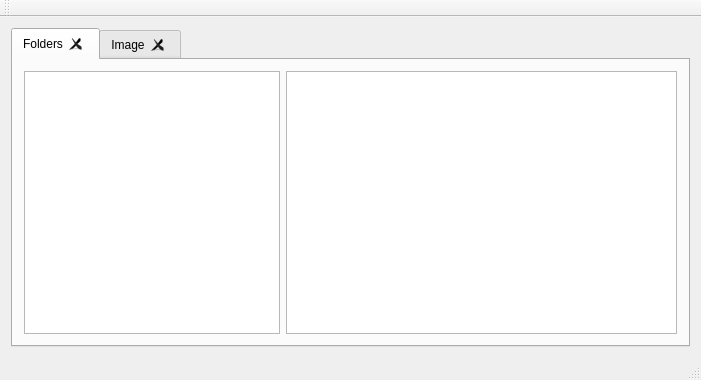
<?xml version="1.0" encoding="UTF-8"?>
<ui version="4.0">
 <class>MainWindow</class>
 <widget class="QMainWindow" name="MainWindow">
  <property name="geometry">
   <rect>
    <x>0</x>
    <y>0</y>
    <width>701</width>
    <height>380</height>
   </rect>
  </property>
  <property name="windowTitle">
   <string>View images</string>
  </property>
  <widget class="QWidget" name="centralWidget">
   <layout class="QHBoxLayout" name="horizontalLayout_2">
    <item>
     <widget class="QTabWidget" name="tabMain">
      <property name="tabShape">
       <enum>QTabWidget::Rounded</enum>
      </property>
      <property name="currentIndex">
       <number>0</number>
      </property>
      <property name="tabsClosable">
       <bool>true</bool>
      </property>
      <property name="movable">
       <bool>false</bool>
      </property>
      <widget class="QWidget" name="tabFileSystem">
       <attribute name="title">
        <string>Folders</string>
       </attribute>
       <layout class="QHBoxLayout" name="horizontalLayout_3">
        <item>
         <layout class="QHBoxLayout" name="horizontalLayout">
          <item>
           <widget class="QTreeWidget" name="treeWidgetFileSystem">
            <property name="sizePolicy">
             <sizepolicy hsizetype="Fixed" vsizetype="Expanding">
              <horstretch>0</horstretch>
              <verstretch>0</verstretch>
             </sizepolicy>
            </property>
            <property name="horizontalScrollMode">
             <enum>QAbstractItemView::ScrollPerPixel</enum>
            </property>
            <attribute name="headerVisible">
             <bool>false</bool>
            </attribute>
            <attribute name="headerVisible">
             <bool>false</bool>
            </attribute>
            <column>
             <property name="text">
              <string notr="true">1</string>
             </property>
            </column>
           </widget>
          </item>
          <item>
           <widget class="QListWidget" name="listWidget">
            <property name="sizePolicy">
             <sizepolicy hsizetype="Expanding" vsizetype="Expanding">
              <horstretch>0</horstretch>
              <verstretch>0</verstretch>
             </sizepolicy>
            </property>
            <property name="autoFillBackground">
             <bool>false</bool>
            </property>
            <property name="frameShape">
             <enum>QFrame::StyledPanel</enum>
            </property>
            <property name="frameShadow">
             <enum>QFrame::Sunken</enum>
            </property>
            <property name="iconSize">
             <size>
              <width>100</width>
              <height>100</height>
             </size>
            </property>
            <property name="textElideMode">
             <enum>Qt::ElideRight</enum>
            </property>
            <property name="movement">
             <enum>QListView::Static</enum>
            </property>
            <property name="flow">
             <enum>QListView::LeftToRight</enum>
            </property>
            <property name="resizeMode">
             <enum>QListView::Adjust</enum>
            </property>
            <property name="layoutMode">
             <enum>QListView::SinglePass</enum>
            </property>
            <property name="spacing">
             <number>2</number>
            </property>
            <property name="viewMode">
             <enum>QListView::IconMode</enum>
            </property>
            <property name="uniformItemSizes">
             <bool>false</bool>
            </property>
            <property name="batchSize">
             <number>80</number>
            </property>
            <property name="wordWrap">
             <bool>true</bool>
            </property>
           </widget>
          </item>
         </layout>
        </item>
       </layout>
      </widget>
      <widget class="QWidget" name="tabImage">
       <property name="autoFillBackground">
        <bool>false</bool>
       </property>
       <attribute name="title">
        <string>Image</string>
       </attribute>
      </widget>
     </widget>
    </item>
   </layout>
  </widget>
  <widget class="QMenuBar" name="menuBar">
   <property name="geometry">
    <rect>
     <x>0</x>
     <y>0</y>
     <width>701</width>
     <height>21</height>
    </rect>
   </property>
  </widget>
  <widget class="QToolBar" name="mainToolBar">
   <attribute name="toolBarArea">
    <enum>TopToolBarArea</enum>
   </attribute>
   <attribute name="toolBarBreak">
    <bool>false</bool>
   </attribute>
  </widget>
  <widget class="QStatusBar" name="statusBar"/>
 </widget>
 <layoutdefault spacing="6" margin="11"/>
 <resources/>
 <connections/>
</ui>
